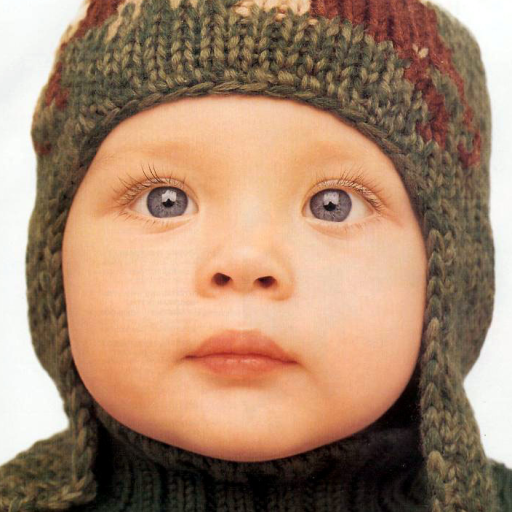
#> input picture datasets/srdata/Set5/baby_GT.bmp, 512 x 512 px
$ python code3_upsample.py
#> lines starting #> are read from the running program, lines starting #| are printed output that depends on the picture
import os
import cv2
import numpy as np
import matplotlib.pyplot as plt

os.makedirs('./results/upsample', exist_ok=True)
img = cv2.imread('../datasets/srdata/Set5/baby_GT.bmp')[:,:,::-1]
lr = cv2.resize(img, (64, 64), interpolation=cv2.INTER_AREA)
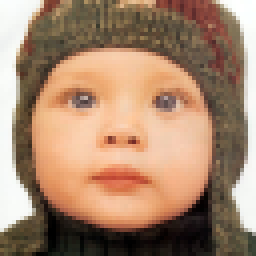
#> lr: shape (64, 64, 3) (shown 4 times larger); mean R, G, B 166.9, 134.2, 109.5

# 最近邻、双线性和双三次插值上采样
target_size = (512, 512)
up_nn = cv2.resize(lr, target_size, interpolation=cv2.INTER_NEAREST)
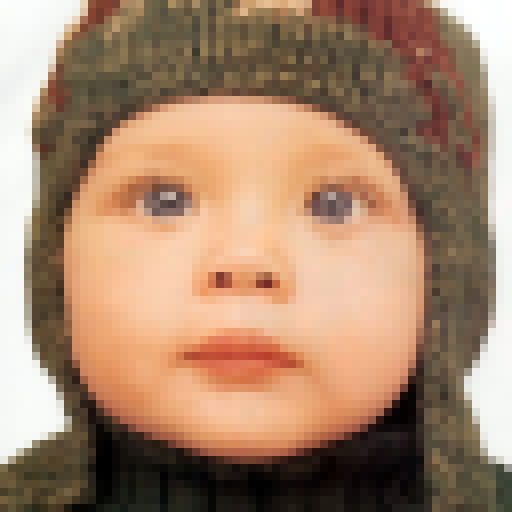
#> up_nn: shape (512, 512, 3); mean R, G, B 166.9, 134.2, 109.5
up_linear = cv2.resize(lr, target_size, interpolation=cv2.INTER_LINEAR)
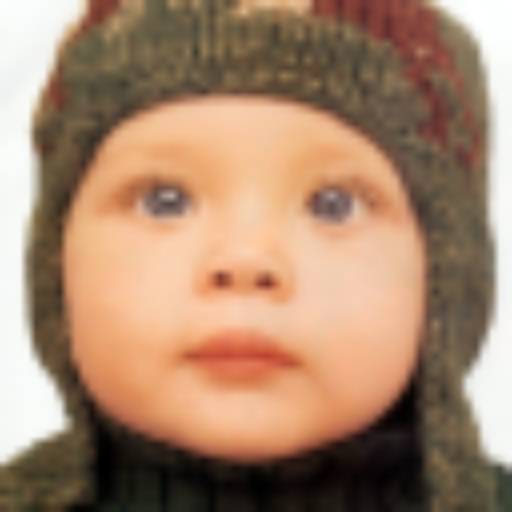
#> up_linear: shape (512, 512, 3); mean R, G, B 166.8, 134.1, 109.4
up_cubic = cv2.resize(lr, target_size, interpolation=cv2.INTER_CUBIC)

# 显示并保存结果
fig = plt.figure(figsize=(15, 5))
fig.add_subplot(131)
plt.imshow(up_nn)
plt.title('nearest upsample')
fig.add_subplot(132)
plt.imshow(up_linear)
plt.title('bilinear upsample')
fig.add_subplot(133)
plt.imshow(up_cubic)
plt.title('bicubic upsample')
plt.savefig(f'results/upsample/upsample_result.png')
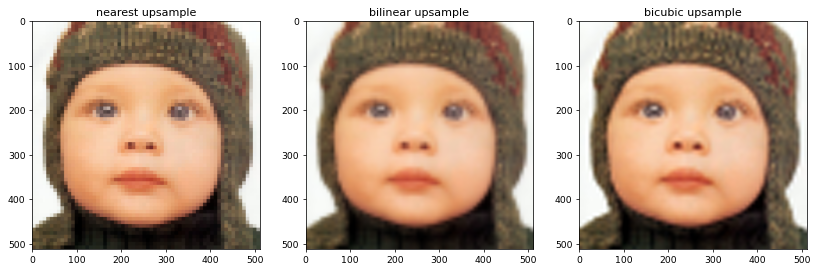
#> figure drawn by matplotlib, 3 panels
plt.close()
